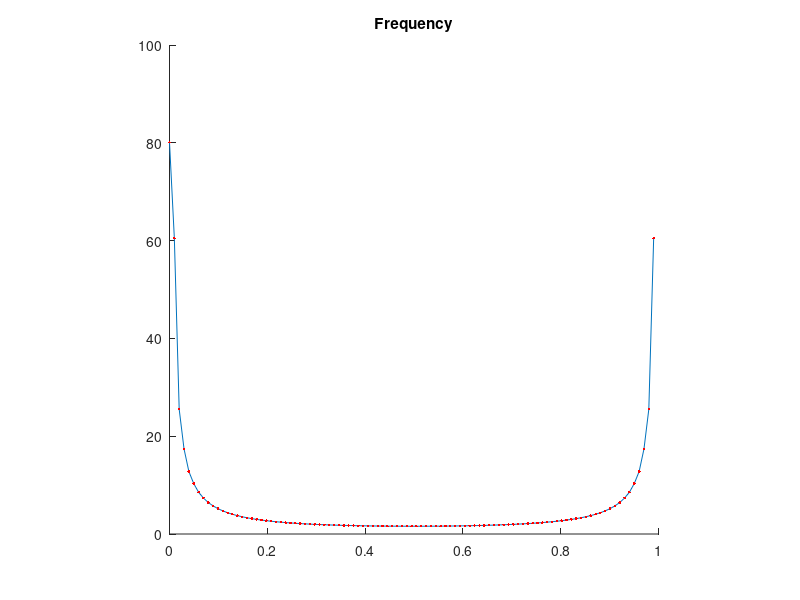
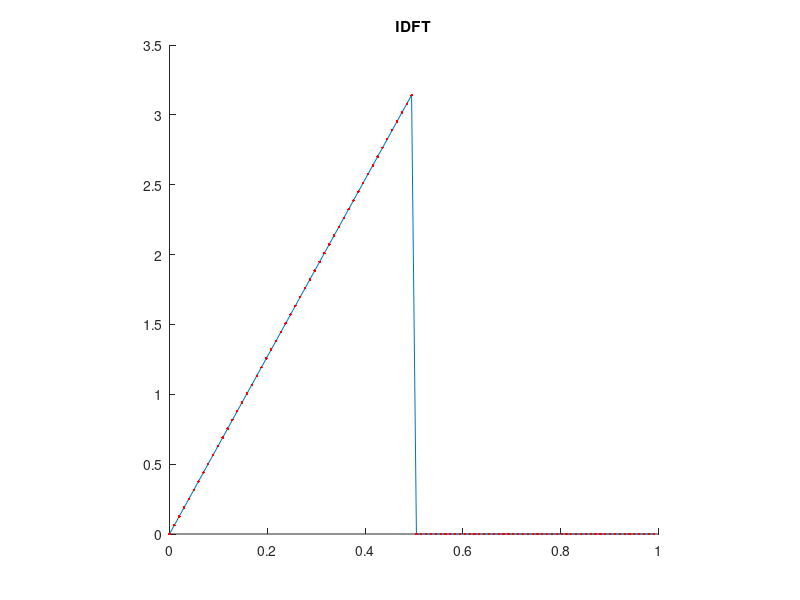

The MATLAB script that drew these images, in order:
clear
clc
clf
N=101;
dt=2*pi/(N-1);
t1=[0:dt:pi]';
t2=[pi+dt:dt:2*pi]';
t=[t1(:);t2(:)];
ff=[t1;zeros(length(t2),1)];
w=exp(i*2*pi/N);


for k=0:N-1;
    v(k+1,1)=w^(-k);
end

for k=1:100;
    T(:,1)=v.^0;
    T(:,k+1)=v.^(k);
end

a=fft(ff);
aa=T*ff;

f   = 0:1:N-1;
f   = f/N;
hold all
axis square
plot(f,abs(a))
plot(f,abs(aa),'r.')
title('Frequency')

fi  = ifft(a);
ffi = conj(T)*aa/N;

figure
hold all
axis square
plot(f,abs(fi))
plot(f,abs(ffi),'r.')
title('IDFT')